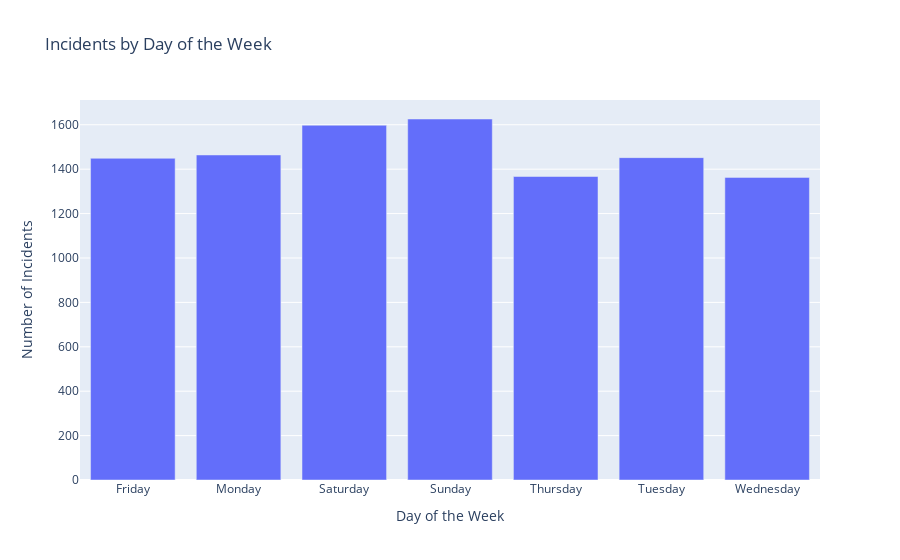

The notebook cell this image was saved under:
### Code cell
#Using plotly.express
fig = px.bar(incidents_by_dayofweek, 
             x='DayOfWeekName', 
             y='Counts',
             title='Incidents by Day of the Week',
             labels={'DayOfWeekName': 'Day of the Week', 'Counts': 'Number of Incidents'})
             
fig.update_layout(xaxis_title='Day of the Week',
                  yaxis_title='Number of Incidents')
fig.show()

### Figure 1 — Plotly figure (JSON) as saved in the notebook; plotly's stock layout.template omitted (floating-point values rounded to 4 significant figures)
{"data": [{"alignmentgroup": "True", "hovertemplate": "Day of the Week=%{x}<br>Number of Incidents=%{y}<extra></extra>", "legendgroup": "", "marker": {"color": "#636efa", "pattern": {"shape": ""}}, "name": "", "offsetgroup": "", "orientation": "v", "showlegend": false, "textposition": "auto", "type": "bar", "x": ["Friday", "Monday", "Saturday", "Sunday", "Thursday", "Tuesday", "Wednesday"], "xaxis": "x", "y": [1449, 1464, 1598, 1626, 1367, 1452, 1363], "yaxis": "y"}], "layout": {"barmode": "relative", "legend": {"tracegroupgap": 0}, "title": {"text": "Incidents by Day of the Week"}, "xaxis": {"anchor": "y", "domain": [0, 1], "title": {"text": "Day of the Week"}}, "yaxis": {"anchor": "x", "domain": [0, 1], "title": {"text": "Number of Incidents"}}}}
